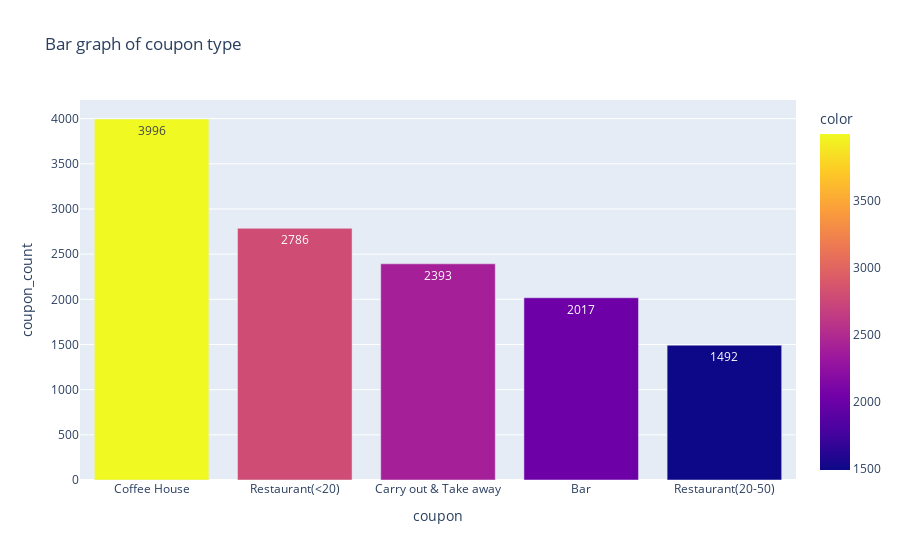

Notebook cell for this chart:
### Markdown cell above
5. Use a bar plot to visualize the `coupon` column.

### Code cell
value_counts = data_cleaned['coupon'].value_counts()
coupon_barplot = px.bar(value_counts, color=value_counts, text=value_counts, title = 'Bar graph of coupon type')
coupon_barplot.update_layout(yaxis_title="coupon_count")

### Figure 1 — Plotly figure (JSON) as saved in the notebook; plotly's stock layout.template omitted (floating-point values rounded to 4 significant figures)
{"data": [{"alignmentgroup": "True", "hovertemplate": "coupon=%{x}<br>value=%{y}<br>text=%{text}<br>color=%{marker.color}<extra></extra>", "legendgroup": "", "marker": {"color": [3996, 2786, 2393, 2017, 1492], "coloraxis": "coloraxis", "pattern": {"shape": ""}}, "name": "", "offsetgroup": "", "orientation": "v", "showlegend": false, "text": [3996, 2786, 2393, 2017, 1492], "textposition": "auto", "type": "bar", "x": ["Coffee House", "Restaurant(<20)", "Carry out & Take away", "Bar", "Restaurant(20-50)"], "xaxis": "x", "y": [3996, 2786, 2393, 2017, 1492], "yaxis": "y"}], "layout": {"barmode": "relative", "coloraxis": {"colorbar": {"title": {"text": "color"}}, "colorscale": [[0, "#0d0887"], [0.1111, "#46039f"], [0.2222, "#7201a8"], [0.3333, "#9c179e"], [0.4444, "#bd3786"], [0.5556, "#d8576b"], [0.6667, "#ed7953"], [0.7778, "#fb9f3a"], [0.8889, "#fdca26"], [1, "#f0f921"]]}, "legend": {"tracegroupgap": 0}, "title": {"text": "Bar graph of coupon type"}, "xaxis": {"anchor": "y", "domain": [0, 1], "title": {"text": "coupon"}}, "yaxis": {"anchor": "x", "domain": [0, 1], "title": {"text": "coupon_count"}}}}
